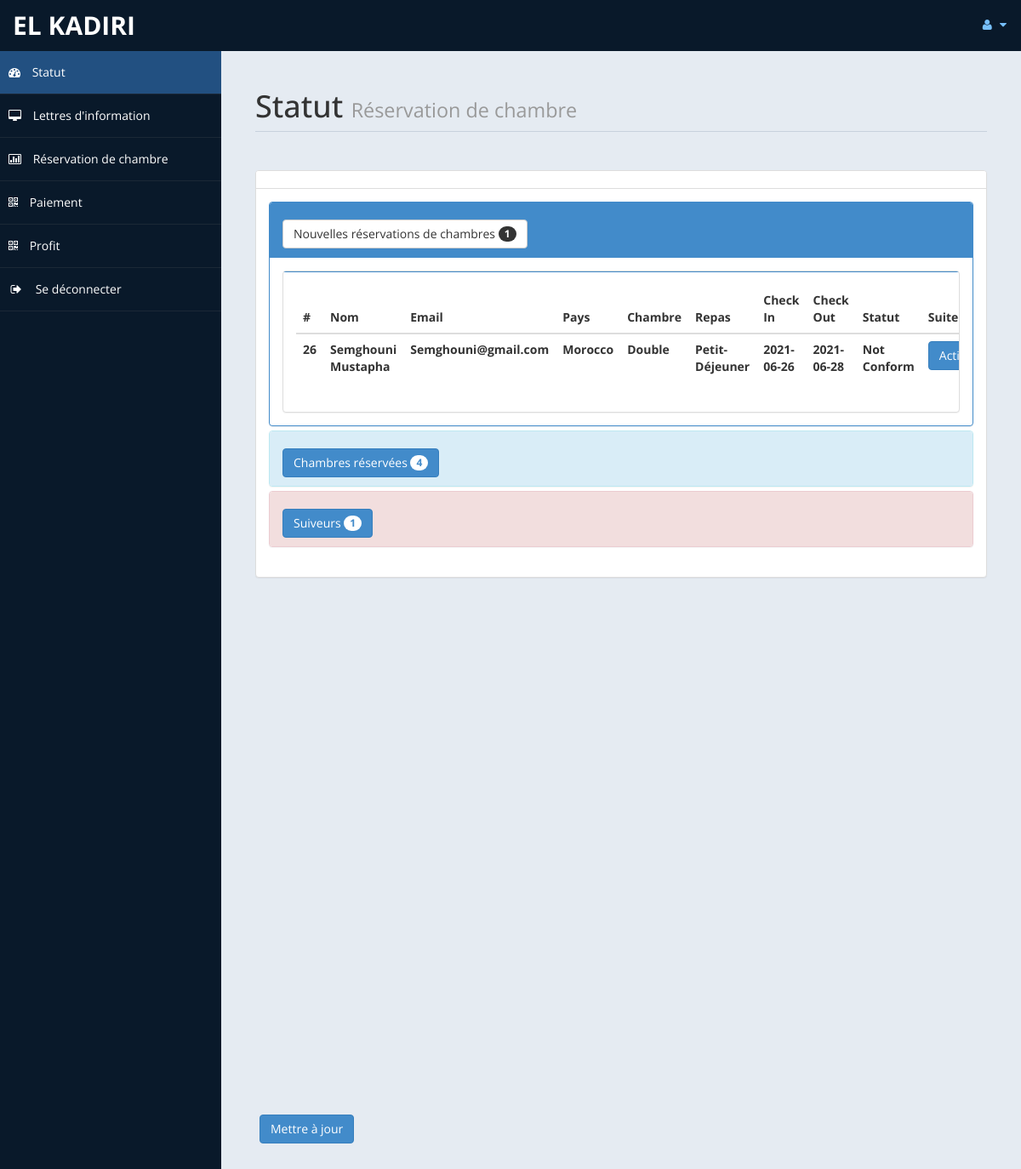
The page /admin/home.php (signed in) on the database its author committed.
### tables this page shows
CREATE TABLE `roombook` (
  `id` int(10) UNSIGNED NOT NULL,
  `Title` varchar(5) DEFAULT NULL,
  `FName` text DEFAULT NULL,
  `LName` text DEFAULT NULL,
  `Email` varchar(50) DEFAULT NULL,
  `National` varchar(30) DEFAULT NULL,
  `Country` varchar(30) DEFAULT NULL,
  `Phone` text DEFAULT NULL,
  `TRoom` varchar(20) DEFAULT NULL,
  `NRoom` varchar(2) DEFAULT NULL,
  `Meal` text DEFAULT NULL,
  `cin` date DEFAULT NULL,
  `cout` date DEFAULT NULL,
  `stat` varchar(15) DEFAULT NULL,
  `nodays` int(11) DEFAULT NULL
);

### admin/home.php (the view, shortened to what this page needs)
<!DOCTYPE html>
<html xmlns="http://www.w3.org/1999/xhtml">
<head>
    <link href="assets/css/bootstrap.css" rel="stylesheet" />
    <link href="assets/css/font-awesome.css" rel="stylesheet" />
    <link href="assets/js/morris/morris-0.4.3.min.css" rel="stylesheet" />
    <link href="assets/css/custom-styles.css" rel="stylesheet" />
</head>
<body>
    <div id="wrapper">
        <nav class="navbar navbar-default top-navbar" role="navigation">
            <div class="navbar-header">
                <a class="navbar-brand" href="home.php"> <?php echo $_SESSION["user"]; ?> </a>
            </div>
            <ul class="nav navbar-top-links navbar-right">
                <li class="dropdown">
                    <a class="dropdown-toggle" data-toggle="dropdown" href="#" aria-expanded="false">
                        <i class="fa fa-user fa-fw"></i> <i class="fa fa-caret-down"></i>
                    </a>
                </li>
            </ul>
        </nav>
        <nav class="navbar-default navbar-side" role="navigation">
            <div class="sidebar-collapse">
                <ul class="nav" id="main-menu">
                    <li>
                        <a class="active-menu" href="home.php"><i class="fa fa-dashboard"></i> Statut</a>
                    </li>
                    <li>
                        <a href="messages.php"><i class="fa fa-desktop"></i> Lettres d'information</a>
                    </li>
					<li>
                        <a href="roombook.php"><i class="fa fa-bar-chart-o"></i> Réservation de chambre</a>
                    </li>
                    <li>
                        <a href="payment.php"><i class="fa fa-qrcode"></i> Paiement</a>
                    </li>
                    <li>
                        <a  href="profit.php"><i class="fa fa-qrcode"></i> Profit</a>
                    </li>
                    <li>
                        <a href="logout.php"><i class="fa fa-sign-out fa-fw"></i> Se déconnecter</a>
                    </li>
					</ul>
            </div>
        </nav>
        <div id="page-wrapper">
            <div id="page-inner">
                <div class="row">
                    <div class="col-md-12">
                        <h1 class="page-header">
                            Statut <small>Réservation de chambre </small>
                        </h1>
                    </div>
                </div>
				<?php
						include ('db.php');
						$sql = "select * from roombook";
						$re = mysqli_query($con,$sql);
						$c =0;
						while($row=mysqli_fetch_array($re) )
						{
								$new = $row['stat'];
								if($new=="Not Conform")
								{
									$c = $c + 1;
								}
						}
				?>
					<div class="row">
                <div class="col-md-12">
                    <div class="panel panel-default">
                        <div class="panel-heading">
                        </div>
                        <div class="panel-body">
                            <div class="panel-group" id="accordion">
							<div class="panel panel-primary">
                                    <div class="panel-heading">
                                        <h4 class="panel-title">
                                            <a data-toggle="collapse" data-parent="#accordion" href="#collapseTwo">
											<button class="btn btn-default" type="button">
												 Nouvelles réservations de chambres  <span class="badge"><?php echo $c ; ?></span>
											</button>
											</a>
                                        </h4>
                                    </div>
                                    <div id="collapseTwo" class="panel-collapse in" style="height: auto;">
                                        <div class="panel-body">
                                           <div class="panel panel-default">
                        <div class="panel-body">
                            <div class="table-responsive">
                                <table class="table">
                                    <thead>
                                        <tr>
                                            <th>#</th>
                                            <th>Nom</th>
                                            <th>Email</th>
                                            <th>Pays</th>
											<th>Chambre</th>
											<th>Repas</th>
											<th>Check In</th>
											<th>Check Out</th>
											<th>Statut</th>
											<th>Suite</th>
                                        </tr>
                                    </thead>
                                    <tbody>
									<?php
									$tsql = "select * from roombook";
									$tre = mysqli_query($con,$tsql);
									while($trow=mysqli_fetch_array($tre) )
									{
										$co =$trow['stat'];
										if($co=="Not Conform")
										{
											echo"<tr>
												<th>".$trow['id']."</th>
												<th>".$trow['FName']." ".$trow['LName']."</th>
												<th>".$trow['Email']."</th>
												<th>".$trow['Country']."</th>
												<th>".$trow['TRoom']."</th>
												<th>".$trow['Meal']."</th>
												<th>".$trow['cin']."</th>
												<th>".$trow['cout']."</th>
												<th>".$trow['stat']."</th>
												<th><a href='roombook.php?rid=".$trow['id']." ' class='btn btn-primary'>Action</a></th>
												</tr>";
										}
									}
									?>
                                    </tbody>
                                </table>
                            </div>
                        </div>
                    </div>
                                        </div>
                                    </div>
                                </div>
								<?php
								$rsql = "SELECT * FROM `roombook`";
								$rre = mysqli_query($con,$rsql);
								$r =0;
								while($row=mysqli_fetch_array($rre) )
								{
										$br = $row['stat'];
										if($br=="Conform")
										{
											$r = $r + 1;
										}
								}
								?>
                                <div class="panel panel-info">
                                    <div class="panel-heading">
                                        <h4 class="panel-title">
                                            <a data-toggle="collapse" data-parent="#accordion" href="#collapseOne" class="collapsed">
											<button class="btn btn-primary" type="button">
												 Chambres réservées  <span class="badge"><?php echo $r ; ?></span>
											</button>
											</a>
                                        </h4>
                                    </div>
                                </div>
                                <?php
								$fsql = "SELECT * FROM `contact`";
								$fre = mysqli_query($con,$fsql);
								$f =0;
								while($row=mysqli_fetch_array($fre) )
								{
										$f = $f + 1;
								}
								?>
                                <div class="panel panel-danger">
                                    <div class="panel-heading">
                                        <h4 class="panel-title">
                                            <a data-toggle="collapse" data-parent="#accordion" href="#collapseThree" class="collapsed">
											<button class="btn btn-primary" type="button">
												 Suiveurs  <span class="badge"><?php echo $f ; ?></span>
											</button>
											</a>
                                        </h4>
                                    </div>
                                    </div>
                                </div>
                            </div>
                        </div>
                    </div>
                </div>
            </div>
				<div class='panel-body'>
                            <button class='btn btn-primary btn' data-toggle='modal' data-target='#myModal'>
                              Mettre à jour
                            </button>
                        </div>
            </div>
        </div>
</body>
</html>

### admin/assets/css/custom-styles.css (style rules this page uses)
body { font-family: 'Open Sans', sans-serif; }
#wrapper { width: 100%; background:#09192A; }
#page-wrapper { padding: 15px 15px; min-height: 600px; background:#E5EBF2; }
#page-inner { width:100%; margin:10px 20px 10px 0px; background-color:transparent; padding:10px; min-height:1200px; }
h1, .h1, h2, .h2, h3, .h3 { margin-top: 7px; margin-bottom: -5px; }
h4 { padding-top:10px; }
.page-header { padding-bottom: 9px; margin: 10px 0 45px; border-bottom: 1px solid #C7D1DD; }
.panel-default > .panel-heading { color: #000; background-color: #FFFFFF; border-color: #ddd; font-weight:bold; }
.top-navbar { margin:0px; }
.top-navbar .navbar-brand { color: #fff; width: 260px; text-align: left; height: 60px; font-size: 30px; font-weight: 700; text-transform: uppercase; line-height: 30px; }
.top-navbar .nav > li { position: relative; display: inline-block; }
.top-navbar .nav > li > a { position: relative; display: block; padding: 19px 15px; color: #77C0FD; }
.active-menu { background-color:#225081!important; }
.sidebar-collapse , .sidebar-collapse .nav { background:none; }
.sidebar-collapse .nav { padding:0; }
.sidebar-collapse .nav > li > a { color:#fff; background:transparent; text-shadow:none; }
.sidebar-collapse > .nav > li > a { padding:15px 10px; }
.sidebar-collapse > .nav > li { border-bottom: 1px solid rgba(107, 108, 109, 0.19); }
.navbar-side { border:none; background-color: transparent; }
.top-navbar { background:#09192A; border-bottom:none; }
.top-navbar .nav > li > a > i { margin-right: 2px; }
.navbar-default { border:0px solid black; }
.navbar-header { background: #09192A; }
.nav > li > a > i { margin-right:10px; }
@media (min-width:768px) { #page-wrapper { margin: 0 0 0 260px; padding: 15px 30px; min-height: 1200px; } }
@media (min-width:768px) { .navbar-side { z-index: 1; position: absolute; width: 260px; } }
@media (min-width:768px) { .navbar { border-radius: 0px; } }

### rows shown on the page
roombook: id "26", FName "Semghouni", LName "Mustapha", Email "Semghouni@gmail.com", Country "Morocco", TRoom "Double", Meal "Petit-Déjeuner", cin "2021-06-26", cout "2021-06-28", stat "Not Conform"

### other values the page prints
$_SESSION["user"] "EL KADIRI"
$c "1"
$r "4"
$f "1"
